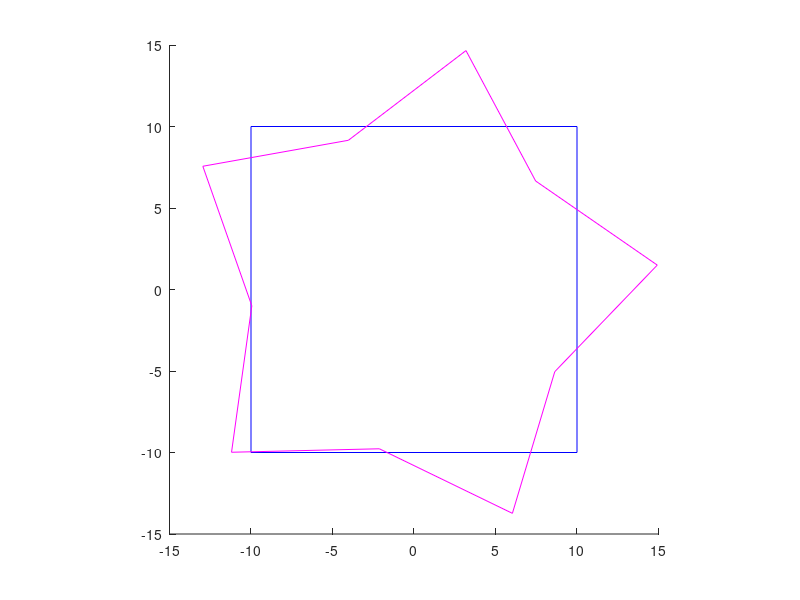
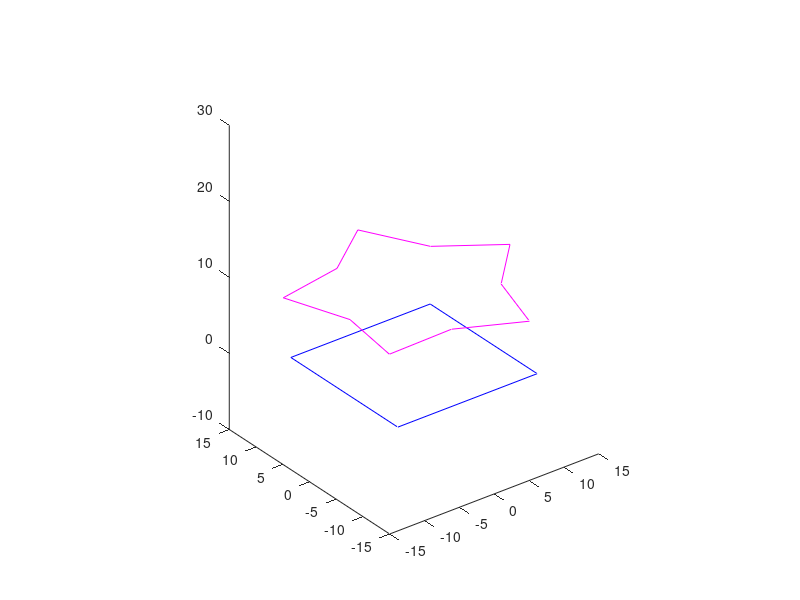
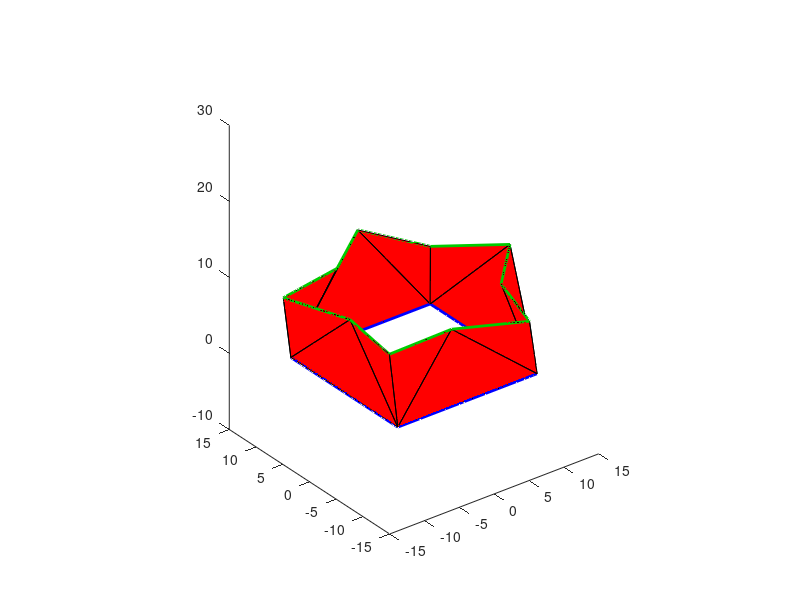

The MATLAB script that drew these images, in order:
% Demonstration to mesh a 3D square to a parallel 3D pentagonal star.
%
%   output = demoTriangulatePolygonPair3d_SquareStar(input)
%
%   Example
%   demoTriangulatePolygonPair3d_SquareStar
%
%   See also
%     triangulatePolygonPair3d
 
% ------
% Author: David Legland
% e-mail: david.legland@inrae.fr
% INRAE - BIA Research Unit - BIBS Platform (Nantes)
% Created: 2022-01-24,    using Matlab 9.10.0.1739362 (R2021a) Update 5
% Copyright 2022 INRAE.


%% Generate input data

% generate a square centered on the origin
square = [-10 -10; 10 -10; 10 10;-10 10];

% generate two circles
star = circleToPolygon([0 0 10 0.1], 10);
star(1:2:end-1,:) = 1.5 * star(1:2:end-1,:);
star(2:2:end,:) = 1.0 * star(2:2:end,:);

% display as 2D polygons
figure; axis equal; axis([-15 15 -15 15]); hold on;
drawPolygon(square, 'b');
drawPolygon(star, 'm');

% convert to 3D polygons
poly1 = [square zeros(size(square, 1), 1)];
poly2 = [star 10*ones(size(star, 1), 1)];

% display as 2D polygons
figure; axis equal; axis([-15 15 -15 15 -10 30]); hold on; view(3);
drawPolygon3d(poly1, 'b');
drawPolygon3d(poly2, 'm');


%% Compute triangulation

[tri, weight] = triangulatePolygonPair3d(poly1, poly2);

% display trimesh
figure; axis equal; axis([-15 15 -15 15 -10 30]); hold on; view(3);
drawMesh([poly1;poly2], tri);
drawPolygon3d(poly1, 'linewidth', 2, 'color', 'b');
drawPolygon3d(poly2, 'linewidth', 2, 'color', [0 0.8 0]);
